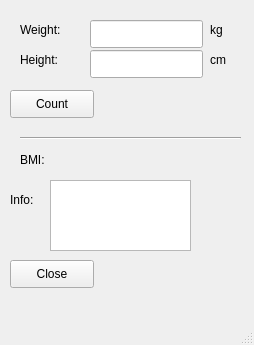
<?xml version="1.0" encoding="UTF-8"?>
<ui version="4.0">
 <class>MainWindow</class>
 <widget class="QMainWindow" name="MainWindow">
  <property name="geometry">
   <rect>
    <x>0</x>
    <y>0</y>
    <width>254</width>
    <height>345</height>
   </rect>
  </property>
  <property name="windowTitle">
   <string>MainWindow</string>
  </property>
  <widget class="QWidget" name="centralwidget">
   <widget class="QLabel" name="label">
    <property name="geometry">
     <rect>
      <x>20</x>
      <y>20</y>
      <width>63</width>
      <height>20</height>
     </rect>
    </property>
    <property name="text">
     <string>Weight:</string>
    </property>
   </widget>
   <widget class="QLineEdit" name="weightLineEdit">
    <property name="geometry">
     <rect>
      <x>90</x>
      <y>20</y>
      <width>113</width>
      <height>28</height>
     </rect>
    </property>
   </widget>
   <widget class="QLabel" name="label_2">
    <property name="geometry">
     <rect>
      <x>210</x>
      <y>20</y>
      <width>63</width>
      <height>20</height>
     </rect>
    </property>
    <property name="text">
     <string>kg</string>
    </property>
   </widget>
   <widget class="QLabel" name="label_3">
    <property name="geometry">
     <rect>
      <x>20</x>
      <y>50</y>
      <width>51</width>
      <height>20</height>
     </rect>
    </property>
    <property name="text">
     <string>Height:</string>
    </property>
   </widget>
   <widget class="QLineEdit" name="heightLineEdit">
    <property name="geometry">
     <rect>
      <x>90</x>
      <y>50</y>
      <width>113</width>
      <height>28</height>
     </rect>
    </property>
   </widget>
   <widget class="QLabel" name="label_4">
    <property name="geometry">
     <rect>
      <x>210</x>
      <y>50</y>
      <width>63</width>
      <height>20</height>
     </rect>
    </property>
    <property name="text">
     <string>cm</string>
    </property>
   </widget>
   <widget class="QPushButton" name="countButton">
    <property name="geometry">
     <rect>
      <x>10</x>
      <y>90</y>
      <width>84</width>
      <height>28</height>
     </rect>
    </property>
    <property name="text">
     <string>Count</string>
    </property>
   </widget>
   <widget class="Line" name="line">
    <property name="geometry">
     <rect>
      <x>20</x>
      <y>130</y>
      <width>221</width>
      <height>16</height>
     </rect>
    </property>
    <property name="orientation">
     <enum>Qt::Horizontal</enum>
    </property>
   </widget>
   <widget class="QLabel" name="label_5">
    <property name="geometry">
     <rect>
      <x>20</x>
      <y>150</y>
      <width>63</width>
      <height>20</height>
     </rect>
    </property>
    <property name="text">
     <string>BMI:</string>
    </property>
   </widget>
   <widget class="QLabel" name="resultLabel">
    <property name="geometry">
     <rect>
      <x>100</x>
      <y>150</y>
      <width>81</width>
      <height>20</height>
     </rect>
    </property>
    <property name="text">
     <string/>
    </property>
   </widget>
   <widget class="QLabel" name="label_6">
    <property name="geometry">
     <rect>
      <x>10</x>
      <y>190</y>
      <width>63</width>
      <height>20</height>
     </rect>
    </property>
    <property name="text">
     <string>Info:</string>
    </property>
   </widget>
   <widget class="QTextBrowser" name="infoTextBrowser">
    <property name="geometry">
     <rect>
      <x>50</x>
      <y>180</y>
      <width>141</width>
      <height>71</height>
     </rect>
    </property>
   </widget>
   <widget class="QPushButton" name="closeButton">
    <property name="geometry">
     <rect>
      <x>10</x>
      <y>260</y>
      <width>84</width>
      <height>28</height>
     </rect>
    </property>
    <property name="text">
     <string>Close</string>
    </property>
   </widget>
  </widget>
  <widget class="QMenuBar" name="menubar">
   <property name="geometry">
    <rect>
     <x>0</x>
     <y>0</y>
     <width>254</width>
     <height>25</height>
    </rect>
   </property>
  </widget>
  <widget class="QStatusBar" name="statusbar"/>
 </widget>
 <resources/>
 <connections/>
</ui>
